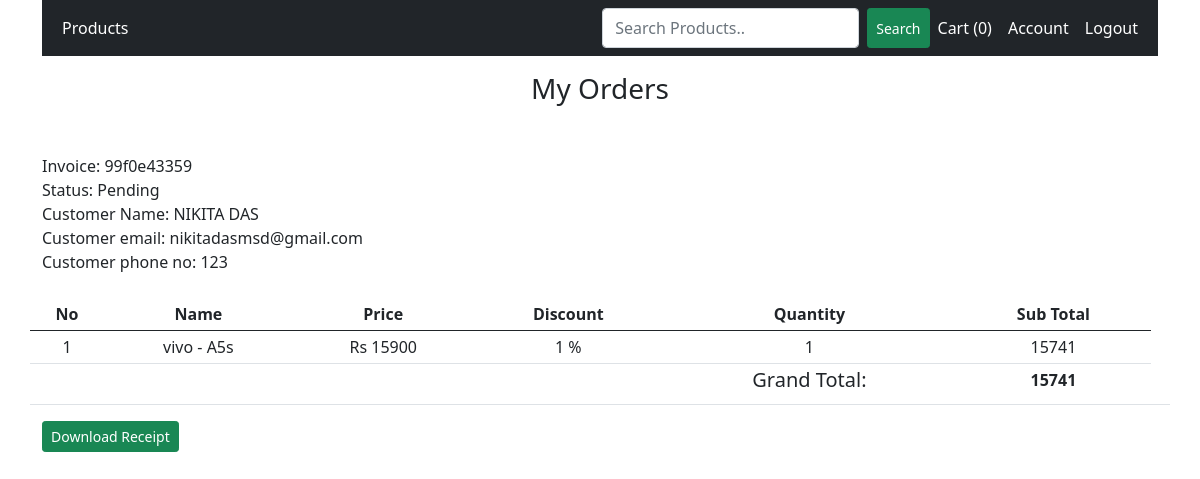
Page /orders/cd53b6de74 (signed in) on the earlier database version.
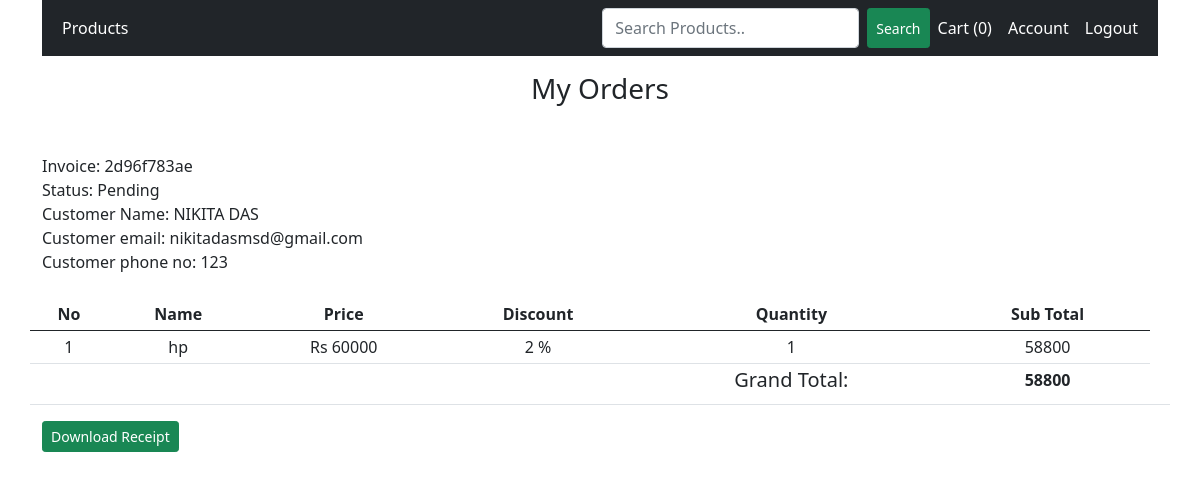
Same page on the later database version.
### shop/customers/models.py (models this page shows, shortened)
class Order(db.Model):
    id = db.Column(db.Integer, primary_key = True)
    invoice = db.Column(db.String(15), unique = True, nullable=False)
    status = db.Column(db.String(50), nullable = False, default = 'Pending')
    customer_id = db.Column(db.Integer, db.ForeignKey('customer.id'), nullable=False)
    order_date = db.Column(db.DateTime, nullable = False, default = datetime.utcnow)
    orders = db.Column(jsonEncodedDict)

### shop/customers/routes.py (the view)
@app.route('/orders/<invoice>')
@login_required
def order_detail(invoice):
    if current_user.is_authenticated:
        subtotal =0
        grandtotal =0
        customer_id = current_user.id
        get_the_customer = Customer.query.filter_by(id = customer_id).first()
        get_the_order = Order.query.filter_by(customer_id = customer_id).order_by(Order.id.desc()).first()
        for key, product in get_the_order.orders.items():
            discount = (product['discount']/100) * int(product['price'])
            subtotal = subtotal + int(product['quantity']) * int(product['price'])
            subtotal = subtotal - discount
            grandtotal = int(subtotal)
    else:
        return redirect(url_for('customer_login'))
    return render_template('customer/order.html',invoice = invoice, grandtotal = grandtotal, subtotal = subtotal,  get_the_order= get_the_order, get_the_customer = get_the_customer)

### shop/customers/models.py (called while the page is built)
@login_manager.user_loader
def user_loader(user_id):
    return Customer.query.get(int(user_id))

    def process_result_value(self, value, dialect):
        if value is None:
            return {}
        else:
            return json.loads(value)

### shop/templates/customer/order.html (shortened to what this page needs)
{% extends 'base.html' %}
{% block content %}
{% include 'navbar.html' %}
<h3 class="text-center mt-3"> My Orders</h3>
<div class="container mt-5">
    Invoice: {{ get_the_order.invoice }}
    <br>
    Status: {{ get_the_order.status}}   <br>
    Customer Name: {{ get_the_customer.name}}   <br>
    Customer email: {{ get_the_customer.email }}   <br>
    Customer phone no: {{ get_the_customer.contact }}<br><br>
    <div class="row">
        <table class="table table-sm  " style="text-align: center";>
<thead>
<th>No</th>
<th>Name</th>
<th>Price</th>
<th>Discount</th>
<th>Quantity</th>
<th>Sub Total</th>
</thead>
<tbody>
    {% for key, product in get_the_order.orders.items():  %}
    {% set val = ((product.discount/100) * product.price|float) %}
    <tr>
    <td>{{ loop.index }}</td>
    <td>{{product.name}}</td>
    <td>Rs {{product.price}}</td>
    {% if product.discount > 0 %}
    <td>{{product.discount}} %</td>
    {% else %}
    <td></td>
    {% endif %}
        <td>{{product.quantity}}</td>
    {% set subtotal = product.quantity|int * product.price|int %}
    <td>{{((subtotal|int) - val|int )}}</td>
</tr>
{% endfor %}
<tr>
    <td></td>
    <td></td>
    <td></td>
    <td></td>
    <td><h5 >Grand Total: </h5></td>
    <td> <b>{{ grandtotal }}</b></td>
    <td></td>
</tr>
</tbody>
        </table>
        <td>
        <form action="{{ url_for('get_pdf', invoice = get_the_order.invoice)}}" method="POST">
     <button type="submit" class="btn btn-sm btn-success float-right">Download Receipt</button>
</form>
</td>
    </div>
</div>
{% endblock %}

Differences in the rows shown:
no longer on this page (row unchanged): Order: invoice "99f0e43359", status "Pending"
added Order: invoice "2d96f783ae", status "Pending"
Other differences:
{{ grandtotal }}: "15741" → "58800"
new list line: "1 hp Rs 60000 2 % 1 58800"
list line gone: "1 vivo - A5s Rs 15900 1 % 1 15741"
